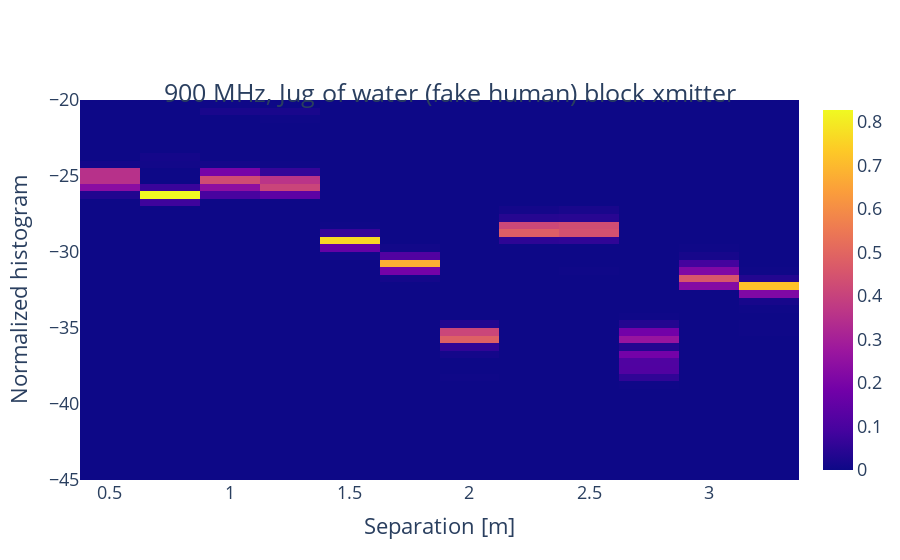

The notebook cell saved with this chart:
### Code cell
files = glob.glob('*blocked.csv')
files.sort()
hist2d=[];
for f in files:
    #print(f)
    data = load_data(f);
    column = np.zeros(2*45)
    hist = np.array(np.unique(data['RSSI'], return_counts=True)).T
    for row in hist:
        row_idx = -int(row[0]/0.5)
        column[row_idx] = row[1]/len(data['RSSI'])
    hist2d.append(column)
hist2d = np.array(hist2d).T

fig = go.Figure(data=go.Heatmap(
                    x=np.arange(0.5, 3.5, 0.25),
                    y=np.arange(-20, -100, -0.5),
                    z=hist2d[40:90,:]))
fig.update_layout(
    title={
        'text': "900 MHz, Jug of water (fake human) block xmitter",
        'y':0.85,
        'x':0.5,
        'xanchor': 'center',
        'yanchor': 'top'},
    xaxis_title="Separation [m]",
    yaxis_title="Normalized histogram",
    font=dict(
        size=18,
    )
)
fig.show()

### Figure 1 — Plotly figure (JSON) as saved in the notebook; plotly's stock layout.template omitted (floating-point values rounded to 4 significant figures; data arrays with more than 128 entries replaced by an {"elided": "..."} marker saying what was removed)
{"data": [{"type": "heatmap", "x": [0.5, 0.75, 1, 1.25, 1.5, 1.75, 2, 2.25, 2.5, 2.75, 3, 3.25], "y": {"elided": "160 float values"}, "z": {"elided": "50x12 float values"}}], "layout": {"font": {"size": 18}, "title": {"text": "900 MHz, Jug of water (fake human) block xmitter", "x": 0.5, "xanchor": "center", "y": 0.85, "yanchor": "top"}, "xaxis": {"title": {"text": "Separation [m]"}}, "yaxis": {"title": {"text": "Normalized histogram"}}}}
